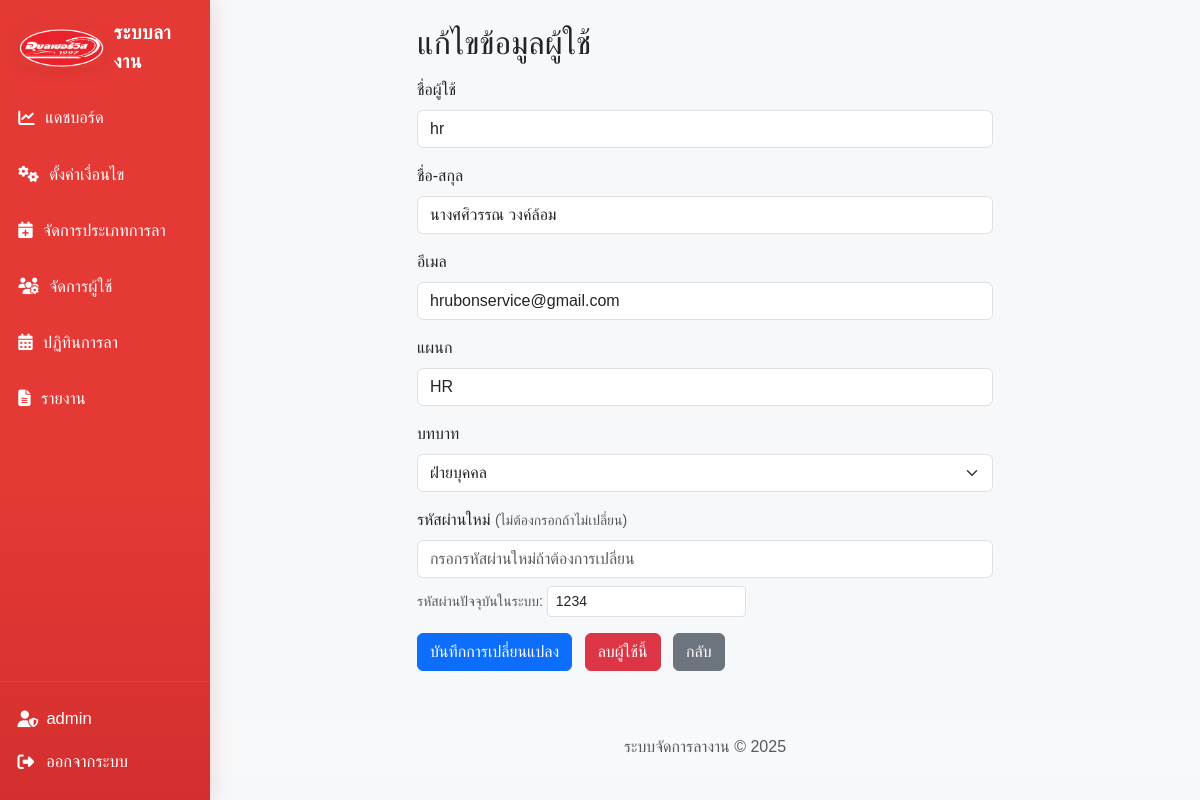
Page /admin/edit_user.php?id=2 (signed in) on the committed database.
### tables this page shows
CREATE TABLE `users` (
  `id` int NOT NULL,
  `username` varchar(50) NOT NULL,
  `password` varchar(255) NOT NULL,
  `password_plain` varchar(255) DEFAULT NULL,
  `fullname` varchar(100) NOT NULL,
  `email` varchar(100) NOT NULL,
  `role` enum('admin','hr','manager','employee') NOT NULL,
  `department` varchar(50) DEFAULT NULL,
  `created_at` timestamp NOT NULL DEFAULT CURRENT_TIMESTAMP
);

### admin/edit_user.php (the view, shortened to what this page needs)
<?php
require_once '../config/db.php';
$id = isset($_GET['id']) ? intval($_GET['id']) : 0;
$stmt = $conn->prepare("SELECT * FROM users WHERE id = :id");
$stmt->bindParam(':id', $id, PDO::PARAM_INT);
$stmt->execute();
$user = $stmt->fetch(PDO::FETCH_ASSOC);
include '../includes/header.php';
?>
<div class="container mt-4" style="max-width: 600px;">
    <h2 class="mb-3">แก้ไขข้อมูลผู้ใช้</h2>
    <form method="POST" autocomplete="off">
        <div class="mb-3">
            <label for="username" class="form-label">ชื่อผู้ใช้</label>
            <input type="text" class="form-control" id="username" value="<?= htmlspecialchars($user['username']) ?>" readonly>
        </div>
        <div class="mb-3">
            <label for="fullname" class="form-label">ชื่อ-สกุล</label>
            <input type="text" name="fullname" class="form-control" id="fullname" value="<?= htmlspecialchars($user['fullname']) ?>" required>
        </div>
        <div class="mb-3">
            <label for="email" class="form-label">อีเมล</label>
            <input type="email" name="email" class="form-control" id="email" value="<?= htmlspecialchars($user['email']) ?>" required>
        </div>
        <div class="mb-3">
            <label for="department" class="form-label">แผนก</label>
            <input type="text" name="department" class="form-control" id="department" value="<?= htmlspecialchars($user['department'] ?? '') ?>">
        </div>
        <div class="mb-3">
            <label for="role" class="form-label">บทบาท</label>
            <select name="role" id="role" class="form-select" required>
                <option value="hr"      <?= $user['role']=='hr'?'selected':'' ?>>ฝ่ายบุคคล</option>
            </select>
        </div>
        <div class="mb-3">
            <label for="password" class="form-label">
                รหัสผ่านใหม่ <small class="text-muted">(ไม่ต้องกรอกถ้าไม่เปลี่ยน)</small>
            </label>
            <input type="text" name="password" class="form-control" id="password" placeholder="กรอกรหัสผ่านใหม่ถ้าต้องการเปลี่ยน">
            <?php if (!empty($user['password_plain'])): ?>
                <div class="form-text mt-2">
                    <span>รหัสผ่านปัจจุบันในระบบ: </span>
                    <input type="text" class="form-control form-control-sm d-inline w-auto" style="width:auto; display:inline-block;" value="<?= htmlspecialchars($user['password_plain']) ?>" readonly>
                </div>
            <?php else: ?>
                <div class="form-text text-muted">ไม่พบรหัสผ่านเดิม (หรือเป็น hash-only)</div>
            <?php endif; ?>
        </div>
        <button type="submit" name="save" class="btn btn-primary">บันทึกการเปลี่ยนแปลง</button>
        <?php if ($id != $_SESSION['user_id']): ?>
            <button type="submit" name="delete_user" class="btn btn-danger ms-2" onclick="return confirm('ต้องการลบผู้ใช้นี้จริงหรือไม่?');">ลบผู้ใช้นี้</button>
        <?php endif; ?>
        <a href="users.php" class="btn btn-secondary ms-2">กลับ</a>
    </form>
</div>
<?php include '../includes/footer.php'; ?>

### assets/css/style.css (style rules this page uses)
body { font-family: 'Kanit', sans-serif; background-color: #f8f9fa; }

### includes/header.php (style rules this page uses)
body { background: #f6f8fa; }
@media (min-width: 992px) { body { padding-left: 210px !important; } }

### rows in the picture
users: username "hr", fullname "นางศศิวรรณ วงค์ล้อม", email "hrubonservice@gmail.com", department "HR", role "ฝ่ายบุคคล", password_plain "1234"

### other values in the picture
$item['text'] "แดชบอร์ด"
$item['text'] "ตั้งค่าเงื่อนไข"
$item['text'] "จัดการประเภทการลา"
$item['text'] "จัดการผู้ใช้"
$item['text'] "ปฏิทินการลา"
$item['text'] "รายงาน"
$_SESSION['username'] "admin"
